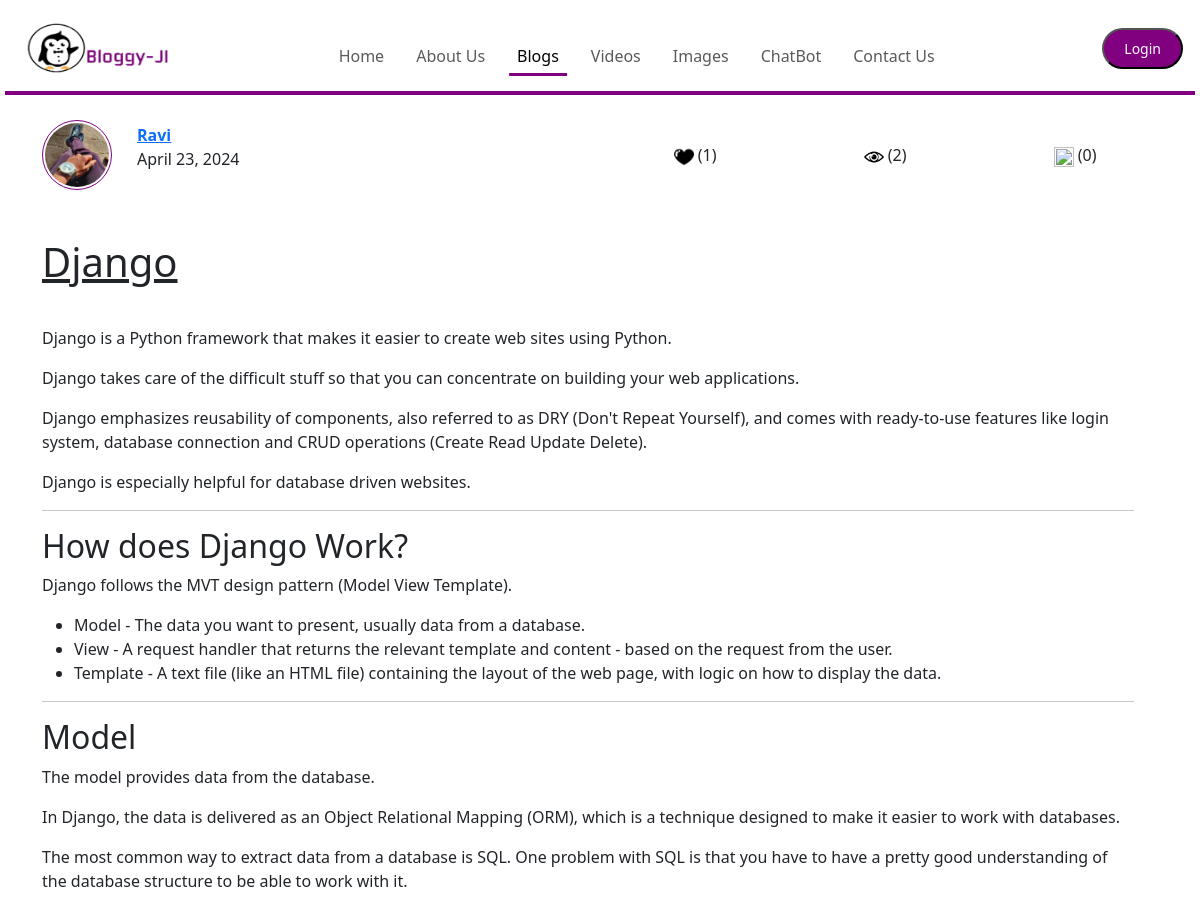
/Blog/BlogPosts/1 (upper part), run on an earlier commit of the app's database.
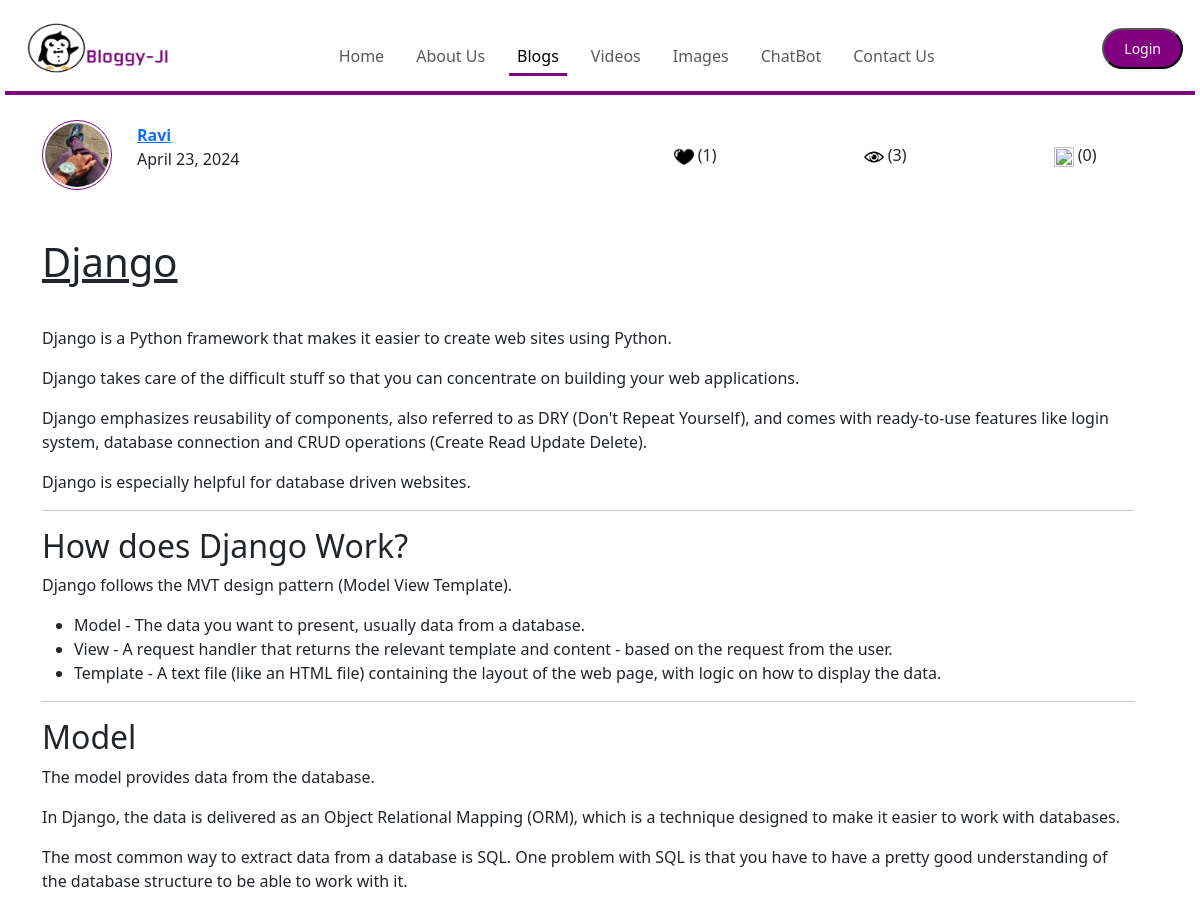
And on a later commit of the database.
### Blog/models.py (models this page shows, shortened)
class Blog_Post(models.Model):
    b_id = models.AutoField(primary_key=True)
    title = models.CharField(max_length=100)
    content = models.TextField()
    user = models.ForeignKey(User, on_delete=models.CASCADE)
    cat = models.ForeignKey(Category, on_delete=models.CASCADE)
    date = models.DateField(blank=True, default=now)
    likes = models.IntegerField(default=0, blank=True)
    views = models.IntegerField(blank=True, default=0)
    thumbnail = models.ImageField(upload_to='Thumbnail/', default="")

### Profile/models.py (models this page shows, shortened)
class Profile(models.Model):
    p_id = models.AutoField(primary_key=True)
    user = models.OneToOneField(User, on_delete=models.CASCADE)
    photo = models.ImageField(upload_to='Profile_Photo/', default=True, null=True)
    bio = models.CharField(max_length=200)

### Blog/views.py (the view, shortened to what this page needs)
# urls.py: path('BlogPosts/<int:b_id>', views.BlogPosts, name='BlogPosts'),
def BlogPosts(request, b_id):
    Posts = Blog_Post.objects.filter(b_id=b_id)[0]
    user_id = request.user.id
    comments = Blog_Comment.objects.filter(post=Posts, parent=None)
    replies = Blog_Comment.objects.filter(post=Posts).exclude(parent=None)
    repDict = {}
    for reply in replies:
        if reply.parent.c_no not in repDict.keys():
            repDict[reply.parent.c_no] = [reply]
        else:
            repDict[reply.parent.c_no].append(reply)
    user_id = request.user.id
    total_comments = Blog_Comment.objects.filter(post=Posts).count()
    context = {'Posts': Posts,
               'comments': comments,
               'user': request.user,
               'repDict': repDict,
               'user_id': user_id,
               'total_comments': total_comments}
    return render(request, 'blog/BlogPosts.html', context)

### templates/blog/BlogPosts.html (shortened to what this page needs)
{% extends 'base.html' %}
cd {% block blogsactive %} active {% endblock blogsactive %}
{% block body %}
{% load static %}
{% load humanize %}
{% load extras %}
<link rel="stylesheet" type="text/css" href="{% static 'css/Full_Size.css' %}">
<div class="container" style="margin-top:120px;">
    <div class="row border1">
        <div class="col-sm-12">
            <div class="row align-items-center">
                <div class="col-3 col-lg-1">
                    <img src="{{ Posts.user.profile.photo.url }}" height="70px" width="70px" class="rounded-circle img">
                </div>
                <div class="col-9 col-lg-5 mt-2 mt-lg-0">
                    <a href="{% url 'UserProfile' Posts.user.id %}"><b><u>{{ Posts.user }}</u></b></a>
                    <br>
                    <p>{{ Posts.date }}</p>
                </div>
                <div class="col-12 col-lg-6 mt-3 mt-lg-0">
                    <div class="row text-center">
                        <div class="col-4 mt-2 mt-lg-0">
                            <img src="{% static 'img/like.png' %}" height="20px" width="20px">
                            <span>({{ Posts.likes }})</span>
                        </div>
                        <div class="col-4 mt-2 mt-lg-0">
                            <img src="{% static 'img/views.png' %}" height="20px" width="20px">
                            <span>({{ Posts.views }})</span>
                        </div>
                        <div class="col-4 mt-2 mt-lg-0">
                            <img src="{% static 'img/comment.png' %}" height="20px" width="20px">
                            <span>({{ total_comments }})</span>
                        </div>
                    </div>
                </div>
            </div>
        </div>
    <div class="row">
        <div class="col-sm-12 mt-5">
            <h1><u>{{ Posts.title }}</u></h1>
        </div>
    </div>
    <div class="row">
        <div class="col-sm-12 mt-3">
            <p>{{ Posts.content|safe }}</p>
        </div>
    </div>
</div>
{% endblock body %}

What changed in the data, as far as the page shows it:
changed Blog_Post "Django": views "2" → "3"
